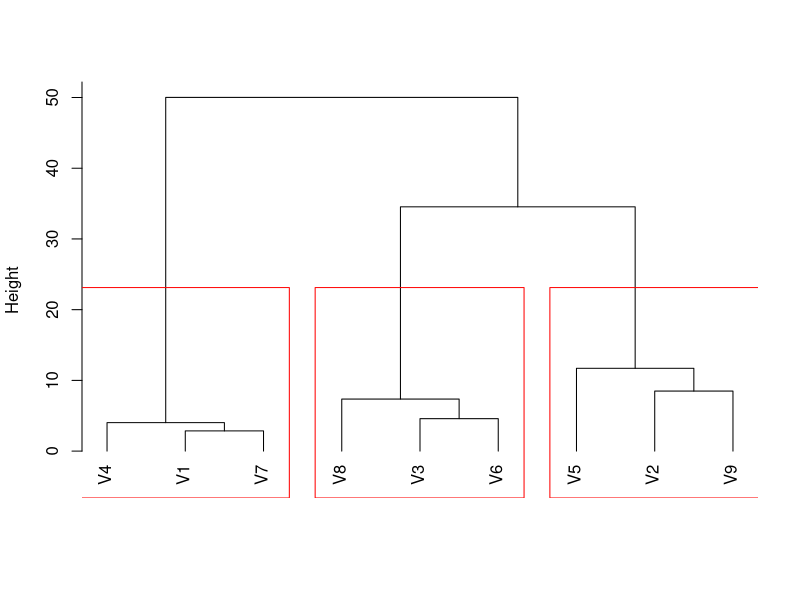
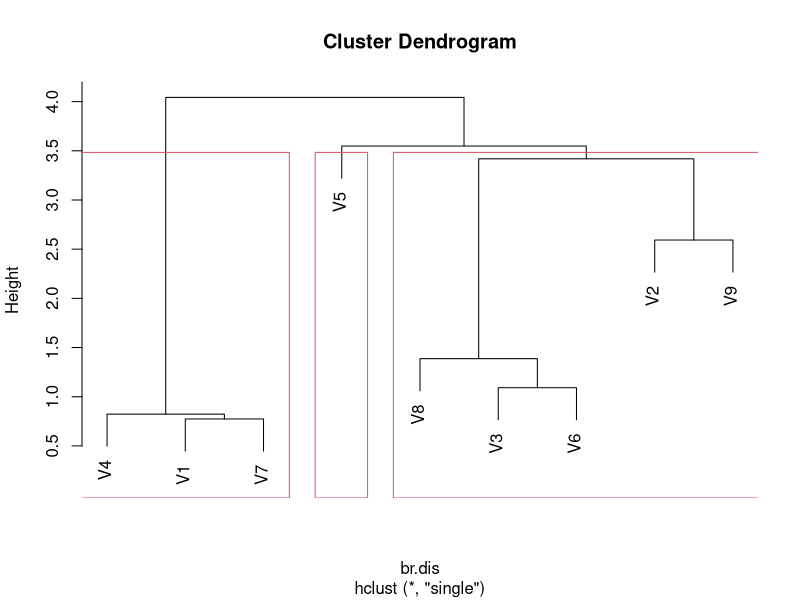
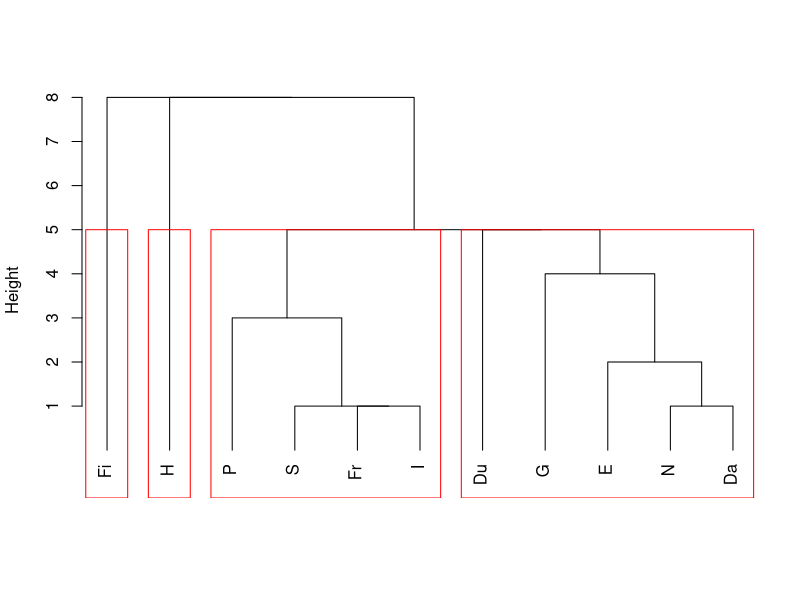
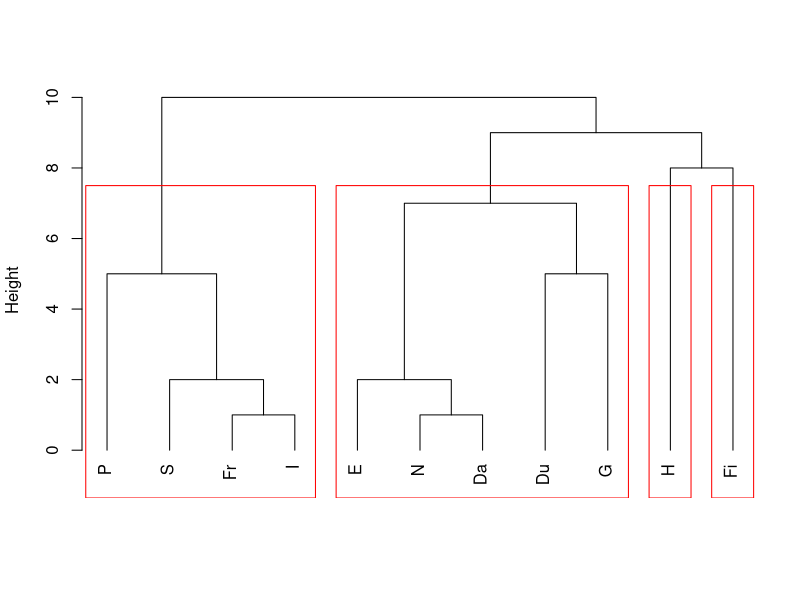
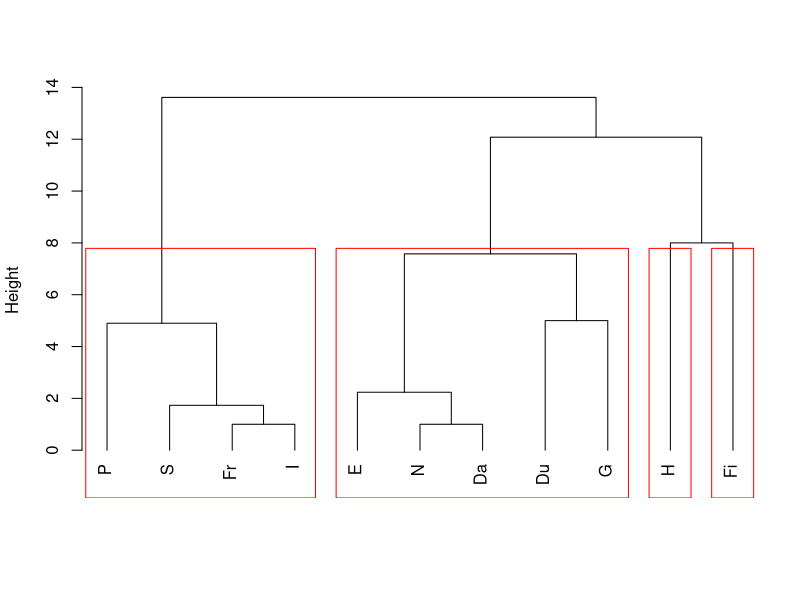

Write R code to recreate these figures, in order. (Note: this script raises an error after producing the figures.)
## ---- chunk 1
knitr::opts_chunk$set(echo = TRUE, fig.width=6, fig.height=6,  
                      warning=FALSE, message=FALSE, tidy=TRUE) #, eval = FALSE)
## ---- chunk 2
x <- read.table('../Lecture19/breweries.dat', header=FALSE)
x <- t(x)
d <- dist(x, method='manhattan')
## ---- chunk 3
# hierarchical
library(cluster)
plot(cl <- hclust(d, method='ward.D2'), main='', xlab='', sub='', hang=-1)
rect.hclust(cl, k=3, border='red')
## ---- chunk 4
br.dis <- dist(x) # L2
# compute hierarchical clustering using single linkage
br.hc <- hclust(br.dis, method='single')
# show the dendogram
plot(br.hc)
# identify 3 clusters
br.hc.3 <- rect.hclust(br.hc, k=3)
## ---- chunk 5
dd <- read.table('languages.dat',  header=FALSE)
names(dd) <- c('E', 'N', 'Da', 'Du', 'G', 'Fr', 'S', 'I', 'P', 'H', 'Fi')
dd <- ( dd + t(dd) / 2)
d <- as.dist(dd)

# hierarchical

plot(cl <- hclust(d, method='single'), main='', xlab='', sub='', hang=-1)
rect.hclust(cl, k=4, border='red')

plot(cl <- hclust(d, method='complete'), main='', xlab='', sub='', hang=-1)
rect.hclust(cl, k=4, border='red')

plot(cl <- hclust(d, method='ward.D2'), main='', xlab='', sub='', hang=-1)
rect.hclust(cl, k=4, border='red')
## ---- chunk 6
data(nci, package='ElemStatLearn')
ncit <- t(nci)
d <- dist(ncit)
plot(cl <- hclust(d, method='ward.D2'), main='', xlab='', sub='', hang=-1, labels=rownames(nci))
rect.hclust(cl, k=8, border='red')
## ---- chunk 7
# compute pairwise distances
nci.dis <- dist(t(nci), method='euclidean')

# compute hierarchical clustering using different
# linkage types
nci.hc.s <- hclust(nci.dis, method='single')
nci.hc.c <- hclust(nci.dis, method='complete')
nci.hc.a <- hclust(nci.dis, method='average')
nci.hc.w <- hclust(nci.dis, method='ward.D')

nci.nms <- rownames(nci)

# plot them
plot(nci.hc.s, labels=nci.nms, cex=.5)

plot(nci.hc.c, labels=nci.nms, cex=.5)

plot(nci.hc.a, labels=nci.nms, cex=.5)

plot(nci.hc.w, labels=nci.nms, cex=.5)
# identify 8 clusters
rect.hclust(nci.hc.w, k=8)
## ---- chunk 8
# read the pairwise dissimilarities
a2 <- read.table('nations2.dat', header=FALSE)

# since only the lower triangular matrix is available
# we need to copy it on the upper half
a2 <- a2 + t(a2)

# create a vector of country names, to be used later
nams2 <- c('BEL', 'BRA', 'CHI', 'CUB', 'EGY', 'FRA',
'IND', 'ISR', 'USA', 'USS', 'YUG', 'ZAI')

# compute hierarchical clustering using complete linkage
na.hc <- hclust(as.dist(a2), method='complete')
plot(na.hc, labels=nams2)

# compute hierarchical clustering using average linkage
na.hc <- hclust(as.dist(a2), method='average')
plot(na.hc, labels=nams2)
## ---- chunk 9
X <- read.table(file='../Lecture19/unvotes.csv', sep=',', row.names=1, header=TRUE) 
un.dis <- dist(t(X), method='euclidean')
un.hc <- hclust(un.dis, method='ward.D2')
plot(un.hc, cex=.5)
un.hc.3 <- rect.hclust(un.hc, k=3)
lapply(un.hc.3, names)
## ---- chunk 10
un.dis.l1 <- dist(t(X), method='manhattan')
un.hc.l1 <- hclust(un.dis.l1, method='ward.D2')
plot(un.hc.l1, cex=.5)
un.hc.l1.3 <- rect.hclust(un.hc.l1, k=3)
lapply(un.hc.l1.3, names)
